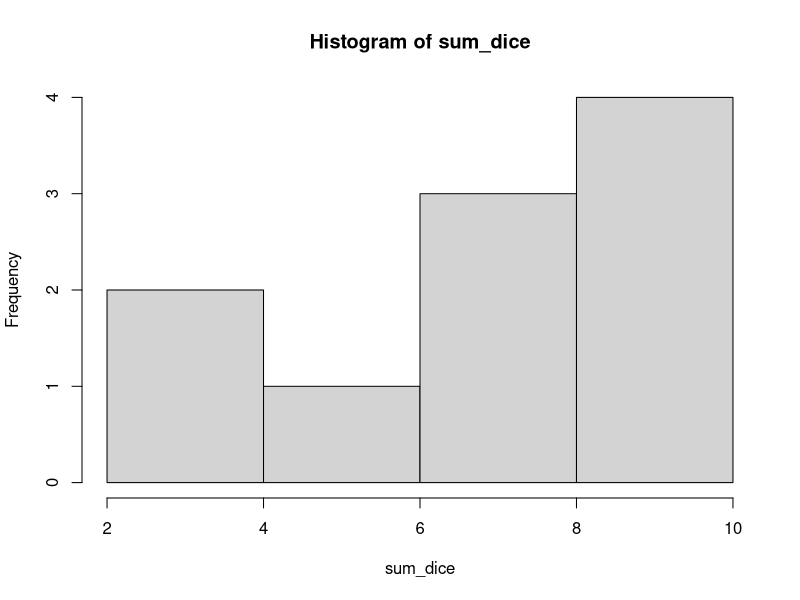
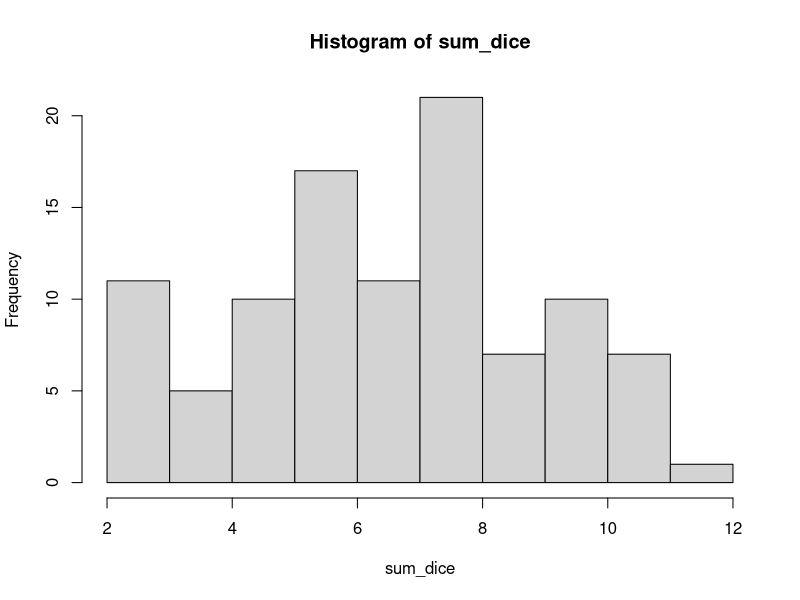
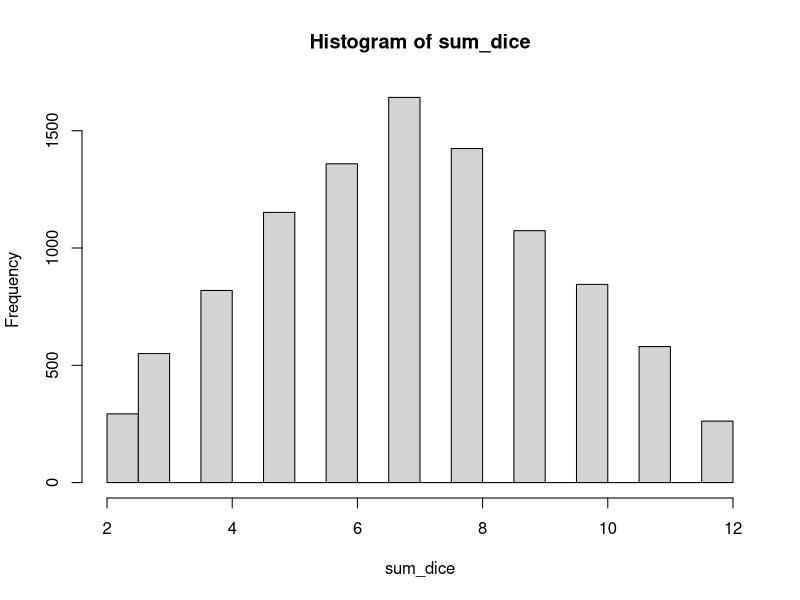
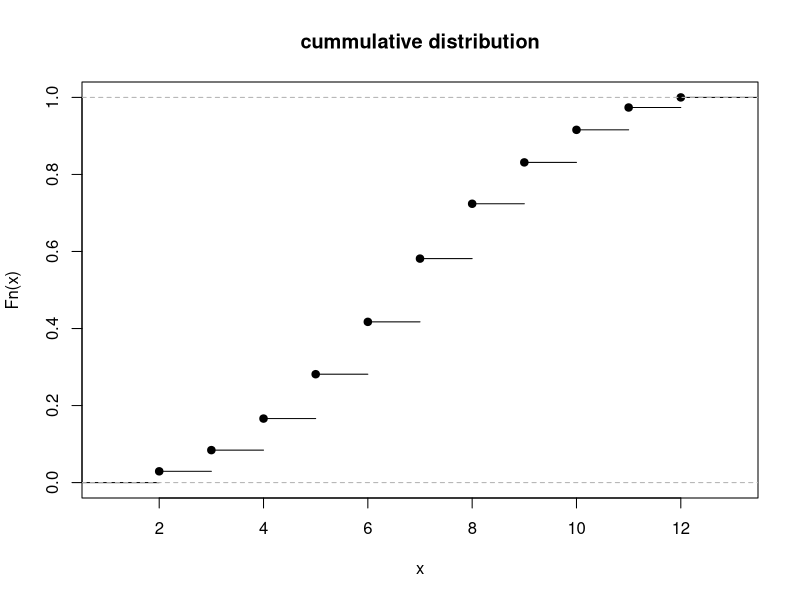
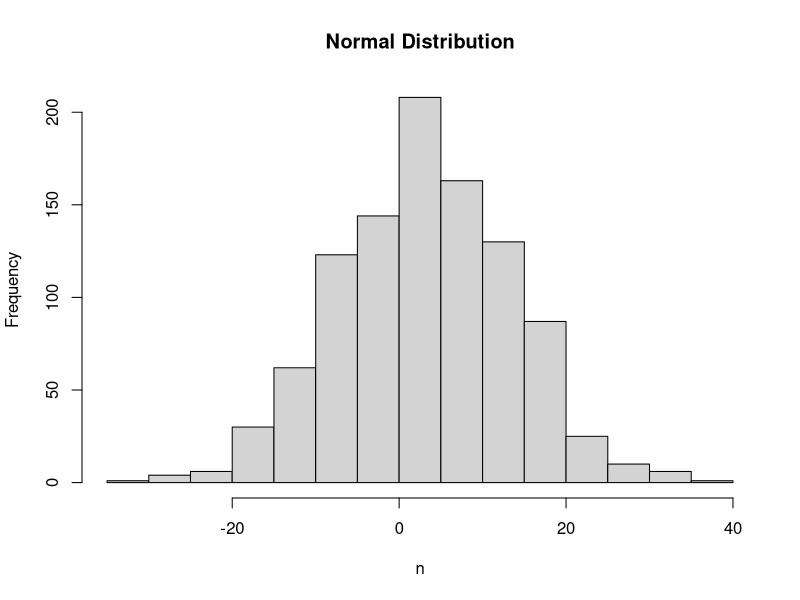

Reproduce these figures in R, in order.
# In R, roll two dice and sum their scores

dice1 <- sample(1:6, replace = T)
dice2 <- sample(1:6, replace = T)

sum_dice <- dice1 + dice2


#Plot your results for 10 experiments, 100 experiments and 10000 experiments

# rolling dice for 10 experiments
d <- 10
dice1 <- sample(1:6, d, replace = T)
dice2 <- sample(1:6, d, replace = T)

sum_dice <- dice1 + dice2

hist(sum_dice)

# rolling dice for 100 experiments
d <- 100
dice1 <- sample(1:6, d, replace = T)
dice2 <- sample(1:6, d, replace = T)

sum_dice <- dice1 + dice2

hist(sum_dice)

# rolling dice for 10000 experiments
d <- 10000
dice1 <- sample(1:6, d, replace = T)
dice2 <- sample(1:6, d, replace = T)

sum_dice <- dice1 + dice2

hist(sum_dice)

# cummulative distribution plot.

plot.ecdf(sum_dice, main="cummulative distribution")


# normal distribution

n <- rnorm(1000, mean = 3, sd=10)

hist(n, main = "Normal Distribution")

# Z score

myheight <- 68.5
mean_height <- 70
sd_height <- 5

z <- (myheight-mean_height)/sqrt(sd_height)

z
